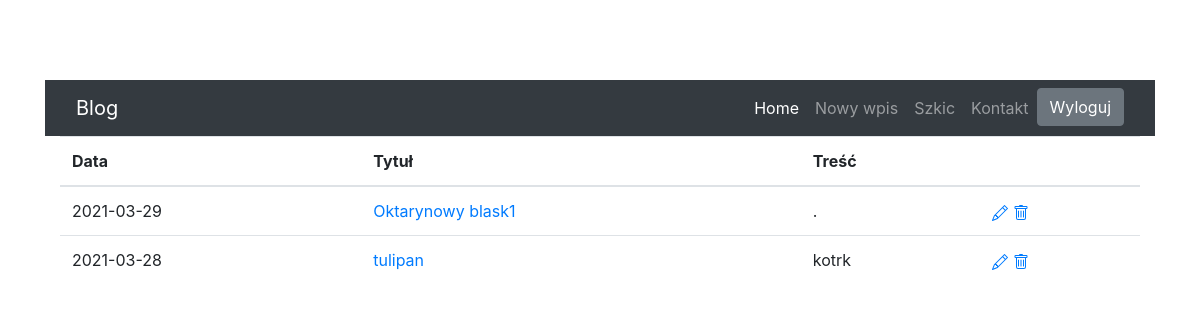
Page /drafts/ (signed in) on the committed database.
### blog/models.py (models this page shows)
class Entry(db.Model):
    id = db.Column(db.Integer, primary_key=True)
    title = db.Column(db.String(80), nullable=False)
    body = db.Column(db.Text, nullable=False)
    pub_date = db.Column(db.DateTime, nullable=False, default=datetime.datetime.utcnow)
    is_published = db.Column(db.Boolean, default=False)

### blog/routes.py (the view)
@app.route("/drafts/", methods=['GET'])
@login_required
def list_drafts():
   drafts = Entry.query.filter_by(is_published=False).order_by(Entry.pub_date.desc())
   return render_template("drafts.html", drafts=drafts)

### blog/functools.py (called while the page is built)
def login_required(view_func):
    @functools.wraps(view_func)
    def check_permissions(*args, **kwargs):
        if session.get('logged_in'):
            return view_func(*args, **kwargs)
        return redirect(url_for('login', next=request.path))
    return check_permissions

### blog/templates/drafts.html (shortened to what this page needs)
{% extends "base.html" %}
{% block content %}
<table class="table">
   <thead>
     <tr>
       <th scope="col">Data</th>
       <th scope="col">Tytuł</th>
       <th scope="col">Treść</th>
       <th scope="col"></th>
     </tr>
   </thead>
   <tbody>
       {% for post in drafts %}
     <tr>
       <td>
           {{ post.pub_date.strftime('%Y-%m-%d') }}
       </td>
       <td>
           <a href="{{ url_for('edit_entry', entry_id=post.id) }}">
               {{ post.title }}
           </a>
       </td>
       <td>{{ post.body|truncate(100, true) }}</td>
      <td>
        <a href="{{ url_for('edit_entry', entry_id=post.id) }}">
        </a>
        <a href="{{ url_for('delete_entry', entry_id=post.id) }}">
        </a>
      </td>
     </tr>
     {% endfor %}
   </tbody>
 </table>
{% endblock %}

### blog/templates/base.html (style rules this page uses)
body { padding-top: 5rem; }

### rows in the picture
Entry: pub_date "2021-03-29", title "Oktarynowy blask1", body "."
Entry: pub_date "2021-03-28", title "tulipan", body "kotrk"
